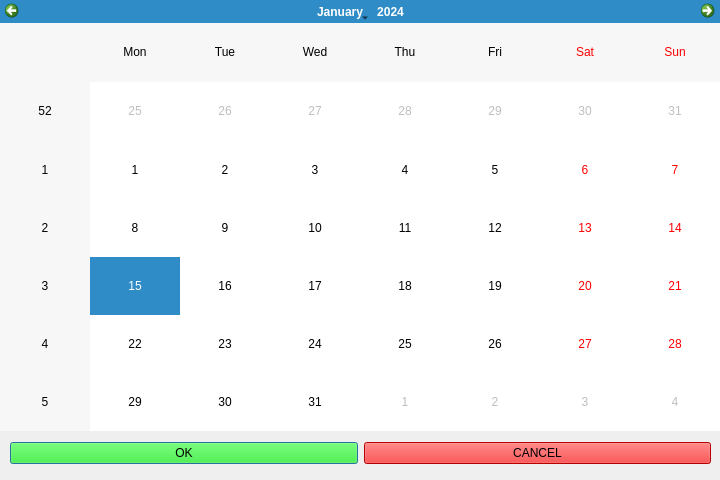
<?xml version="1.0" encoding="UTF-8"?>
<ui version="4.0">
 <class>Dialog</class>
 <widget class="QDialog" name="Dialog">
  <property name="geometry">
   <rect>
    <x>0</x>
    <y>0</y>
    <width>720</width>
    <height>480</height>
   </rect>
  </property>
  <property name="minimumSize">
   <size>
    <width>720</width>
    <height>480</height>
   </size>
  </property>
  <property name="maximumSize">
   <size>
    <width>720</width>
    <height>480</height>
   </size>
  </property>
  <property name="windowTitle">
   <string>Dialog</string>
  </property>
  <widget class="QCalendarWidget" name="calendar_mood_visual">
   <property name="geometry">
    <rect>
     <x>0</x>
     <y>0</y>
     <width>720</width>
     <height>431</height>
    </rect>
   </property>
   <property name="styleSheet">
    <string notr="true">background-image: url(:/newPrefix/images/default_background.jpg);</string>
   </property>
  </widget>
  <widget class="QLabel" name="label">
   <property name="geometry">
    <rect>
     <x>0</x>
     <y>0</y>
     <width>720</width>
     <height>480</height>
    </rect>
   </property>
   <property name="sizePolicy">
    <sizepolicy hsizetype="Fixed" vsizetype="Fixed">
     <horstretch>0</horstretch>
     <verstretch>0</verstretch>
    </sizepolicy>
   </property>
   <property name="minimumSize">
    <size>
     <width>720</width>
     <height>480</height>
    </size>
   </property>
   <property name="maximumSize">
    <size>
     <width>720</width>
     <height>480</height>
    </size>
   </property>
   <property name="styleSheet">
    <string notr="true">border-image: url(:/newPrefix/images/default_background.jpg);</string>
   </property>
   <property name="text">
    <string>TextLabel</string>
   </property>
  </widget>
  <widget class="QWidget" name="">
   <property name="geometry">
    <rect>
     <x>10</x>
     <y>440</y>
     <width>701</width>
     <height>26</height>
    </rect>
   </property>
   <layout class="QHBoxLayout" name="horizontalLayout">
    <item>
     <widget class="QPushButton" name="calendar_mood_visual_ok">
      <property name="styleSheet">
       <string notr="true">background-color: rgb(13, 255, 0);
font: 700 10pt &quot;Arial&quot;;</string>
      </property>
      <property name="text">
       <string>OK</string>
      </property>
     </widget>
    </item>
    <item>
     <widget class="QPushButton" name="calendar_mood_visual_cancel">
      <property name="styleSheet">
       <string notr="true">background-color: rgb(255, 0, 0);

font: 700 10pt &quot;Arial&quot;;</string>
      </property>
      <property name="text">
       <string>CANCEL</string>
      </property>
     </widget>
    </item>
   </layout>
  </widget>
  <zorder>label</zorder>
  <zorder>calendar_mood_visual</zorder>
  <zorder></zorder>
 </widget>
 <resources>
  <include location="resource.qrc"/>
 </resources>
 <connections/>
</ui>
